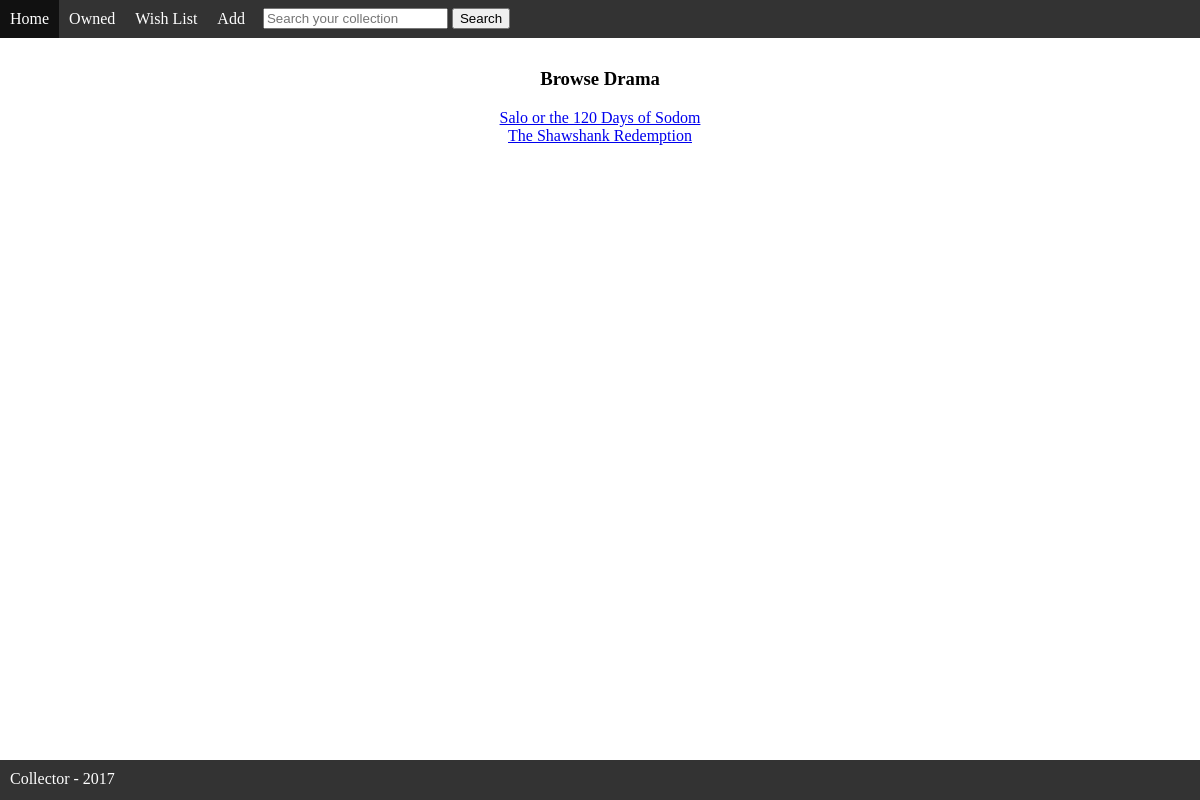
Screenshot of /movies/Drama/genredetail/ with the database file from the repository.
### movies/models.py (models this page shows, shortened)
class Movie(models.Model):
	GENRES = (
		('act', 'Action'),
		('com', 'Comedy'),
		('dra', 'Drama'),
		('fan', 'Fantasy'),
		('hor', 'Horror'),
		('sci', 'Science Fiction'),
		('doc', 'Documentary'),
		('rom', 'Romance'),
		('unk', 'Unknown'))
	STATUS = (
		('O', 'Owned'),
		('W', 'Wishlist'))
	status = models.CharField(
		max_length=1,
		choices=STATUS,
		null=False,
		default='O')
	title = models.CharField(max_length=100)
	runtime = models.PositiveIntegerField(default=0, blank=True)
	director = models.CharField(
		max_length=50,
		blank=True,
		validators=[validators.RegexValidator(
			regex=r'[A-Za-z ]+$',
			message="Illegal characters. Use letters only")])
	genre = models.CharField(
		max_length=3,
		blank=False,
		default='unk',
		choices=GENRES)
	year = models.CharField(
		max_length=4,
		blank=True,
		validators=[validators.RegexValidator(
			regex=r'[0-9]{4}',
			message="Illegal characters. Use numbers only")])
	cover = StdImageField(
		upload_to=UploadToAutoSlug(populate_from='title'),
		blank=True,
		variations={'thumbnail': (100, 166, True),
					'medium': (300, 500)})

### movies/views.py (the view)
# urls.py: url(r'^(?P<genre>[A-Za-z ]+)/genredetail/$', views.MoviesOwnedGenreView.as_view(), name='genredetail'),
class MoviesOwnedGenreView(ListView):
	context_object_name = 'movies'
	template_name = 'movies/genredetail.html'
	def get_context_data(self, **kwargs):
		context = super(MoviesOwnedGenreView, self).get_context_data(**kwargs)
		context.update({'genre': self.kwargs['genre']})
		return context
	def get_queryset(self):
		genre = self.kwargs['genre']
		print("genre: " + genre)
		for g in Movie.GENRES:
			if(g[1] == genre):
				genre = g[0];
				break;
		return Movie.objects.filter(genre=genre).order_by('title')

### movies/templates/movies/genredetail.html (shortened to what this page needs)
{% extends "base.html" %}
{% block content %}
<h3> Browse {{genre}} </h3>
{% if movies %}
	{% for movie in movies %}
		<a href="{% url 'movies:detail' movie.id %}">{{movie.title}}</a><br>
	{% endfor %}
{% else %}
	<p>Nothing here.</p>
{% endif %}
{% endblock %}

### movies/static/movies/style.css (style rules this page uses)
html, body { margin:0; padding:0; height:100%; }

### rows the page displays
Movie: title "Salo or the 120 Days of Sodom"
Movie: title "The Shawshank Redemption"

### other values shown
{{ genre }} "Drama"
